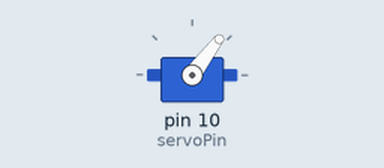
Bench run of a sketch on a simulated Arduino Uno, built with avr-gcc and run on an emulated ATmega328P. On the bench: servo.

Above: at 0.05 s.
At 1.3 s:
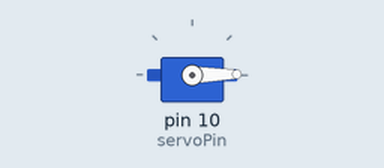
At 1.9 s:
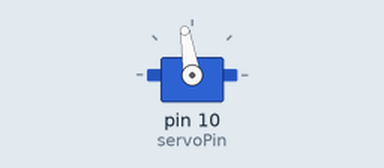
At 2.55 s:
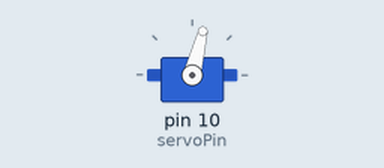
Timing chart, 0 to 7.3 s (numbered marks = the images above):
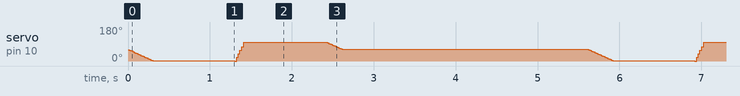

The sketch:

servo_test.ino
```cpp
#include <Servo.h>

int servoPin = 10; //10 is the Dropper
// 9 is the laser mount

Servo servo;

int angle = 0;   // servo position in degrees

void setup()
{
  servo.attach(servoPin);
}


void loop()
{
  drop();
  delay(2000);
}

void drop() {

  angle = 60;
  for(angle = 60; angle > 0; angle--)
  {
    servo.write(angle);
    delay(5);
  }

  delay(1000);

  for(angle = 0; angle < 100; angle++)
  {
    servo.write(angle);
    delay(1);
  }
  delay(1000);
  for(angle = 100; angle > 60; angle--)
  {
    servo.write(angle);
    delay(5);
  }
  delay(1000);

}

void laser() {
  // scan from 0 to 180 degrees
  for(angle = 0; angle < 180; angle++)
  {
    servo.write(angle);
    delay(10);
  }

  delay(1000);
  // now scan back from 180 to 0 degrees
  for(angle = 180; angle > 0; angle--)
  {
    servo.write(angle);
    delay(10);
  }
  delay(1000);
}
```
